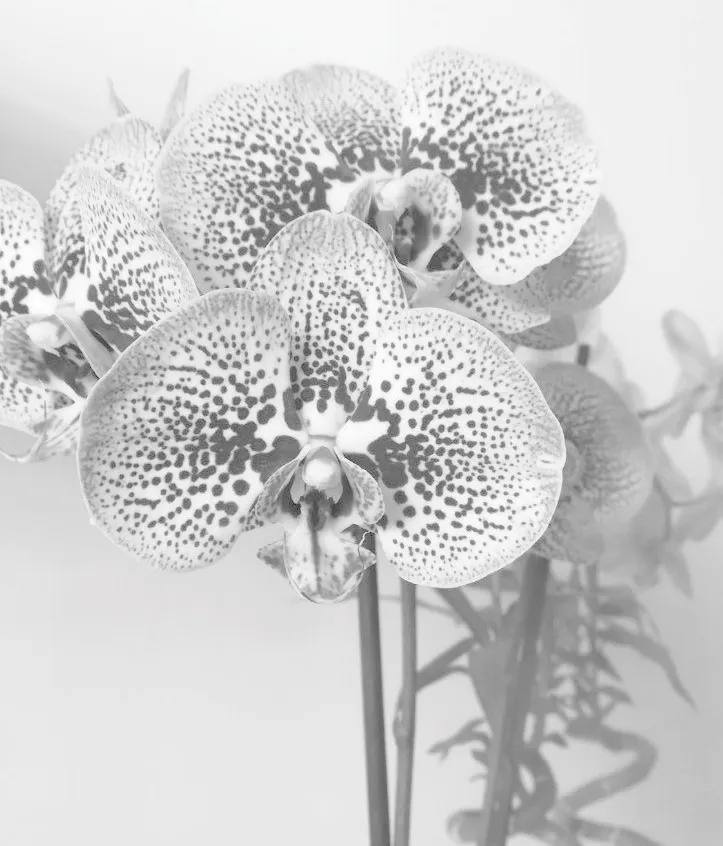
#> input picture Lab 2/inp_image.webp, 723 x 846 px
$ python histogramspec.py
#> lines starting #> are read from the running program, lines starting #| are printed output that depends on the picture
import cv2
import numpy as np
import matplotlib.pyplot as plt


def get_cumulative(histogram):
    cumulative = np.cumsum(histogram, dtype=np.float32)
    return cumulative / histogram.sum()


def get_hist_map(inp_histogram, ref_histogram):
    pix_map = np.zeros(256)

    k = 0
    for i, val in enumerate(inp_histogram):
        while k < 255 and ref_histogram[k] < val:
            k += 1

        pix_map[i] = k

    return np.array(pix_map, dtype=np.uint8)


def map_image(image, image_map):
    new_img = np.zeros_like(image, dtype=np.uint8)
    r, c = image.shape

    for i in range(r):
        for j in range(c):
            new_img[i, j] = image_map[image[i, j]]

    return new_img


def histogram_specification(inp_image, ref_image):
    inp_pixels = np.array(inp_image, dtype=np.uint8).ravel()
    ref_pixels = np.array(ref_image, dtype=np.uint8).ravel()

    inp_hist = np.histogram(inp_pixels, 255, [0, 255])[0]
    ref_hist = np.histogram(ref_pixels, 255, [0, 255])[0]

    inp_c = get_cumulative(inp_hist)
    ref_c = get_cumulative(ref_hist)

    img_map = get_hist_map(inp_c, ref_c)

    return map_image(inp_image, img_map)


inp_img = cv2.imread('inp_image.webp', 0)
#> inp_img: shape (846, 723); min 21, max 255, mean 205.5
ref_img = cv2.imread('ref_image.webp', 0)
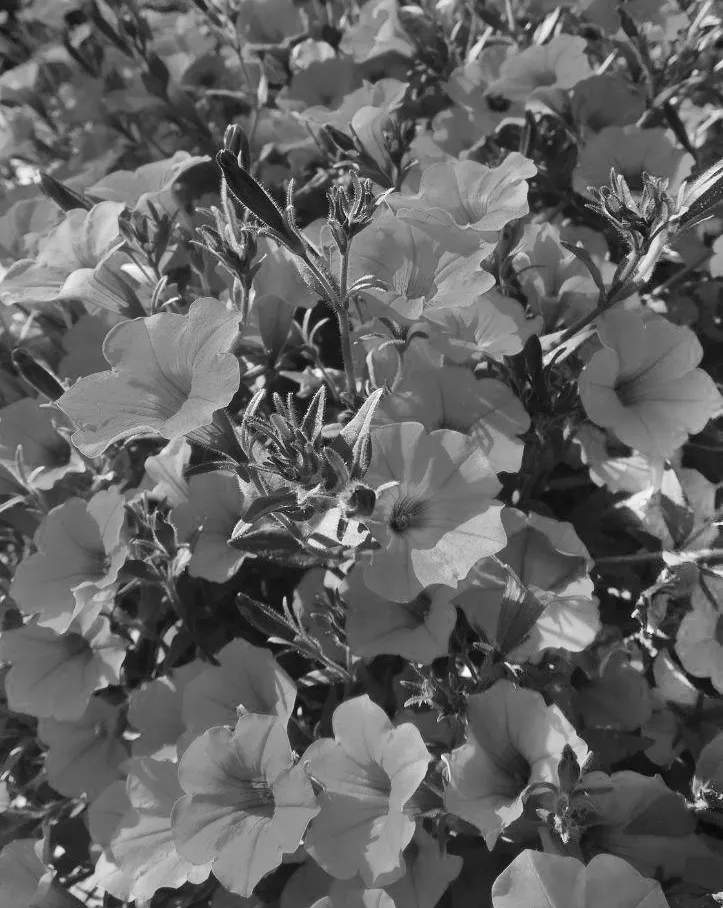
#> input picture Lab 2/ref_image.webp, 723 x 908 px
#> ref_img: shape (908, 723); min 0, max 255, mean 98.8

new_img = histogram_specification(inp_img, ref_img)
#> in histogram_specification, `inp_hist = np.histogram(inp_pixels, 255, [0, 255])[0]`: inp_hist = 255 values, max 45035 at index 232, min 0 at index 0, mean 2398.7
#> in histogram_specification, `ref_hist = np.histogram(ref_pixels, 255, [0, 255])[0]`: ref_hist = 255 values, max 8092 at index 104, min 0 at index 4, mean 2574.4
#> in get_cumulative, `cumulative = np.cumsum(histogram, dtype=np.float32)`: cumulative = 255 values from 0 to 611658
#> in histogram_specification, `inp_c = get_cumulative(inp_hist)`: inp_c = 255 values from 0 to 1
#> in histogram_specification, `ref_c = get_cumulative(ref_hist)`: ref_c = 255 values from 3.05e-06 to 1
#> the loop in get_hist_map, `for i, val in enumerate(inp_histogram):` made 255 passes
#> val on passes 1 to 3: 0, 0, 0
#> after the loop in get_hist_map, `for i, val in enumerate(inp_histogram):`: k = 254; pix_map = 256 values, max 254 at index 254, min 0 at index 0, mean 48.23
#> in histogram_specification, `img_map = get_hist_map(inp_c, ref_c)`: img_map has the same summary as pix_map in get_hist_map
#> after the loop in map_image, `for i in range(r):`:
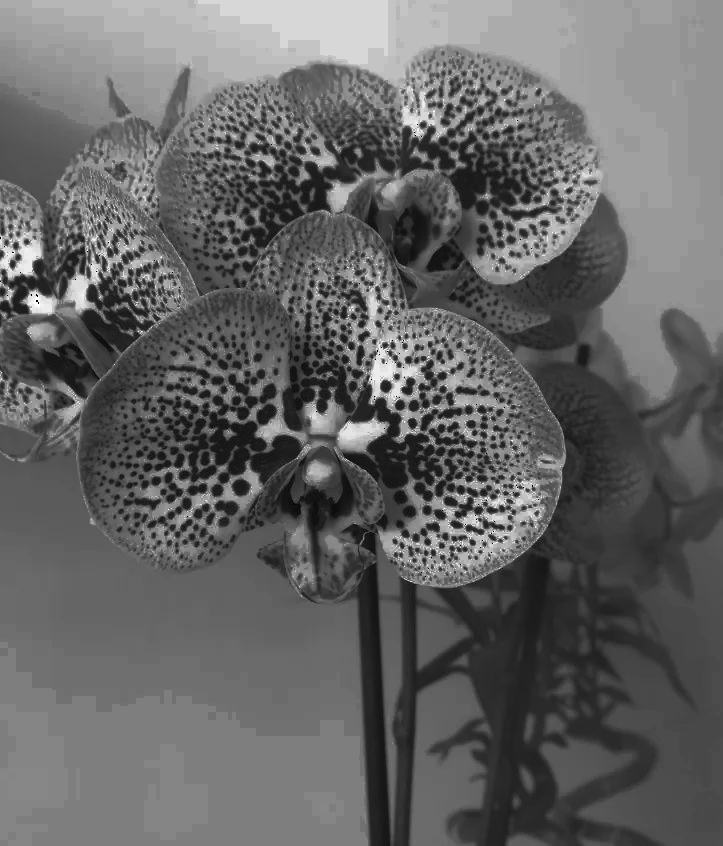
#> new_img: shape (846, 723); min 0, max 254, mean 100.5

fig, ax = plt.subplots(3, 2, figsize=(10, 10))

for i, (title, img) in enumerate([('Input', inp_img), ('Reference', ref_img), ('Histogram Matched', new_img)]):
    ax[i, 0].imshow(img, cmap='gray')
    ax[i, 0].set_xticks([])
    ax[i, 0].set_yticks([])
    ax[i, 0].set_title(f'{title} Image')
    ax[i, 1].plot(cv2.calcHist([img], [0], None, [255], [0, 255]))
    ax[i, 1].set_title(f'Histogram - {title} Image')
#> this loop made 3 passes
#> title on passes 1 to 3: 'Input', 'Reference', 'Histogram Matched'

plt.tight_layout()
plt.show()
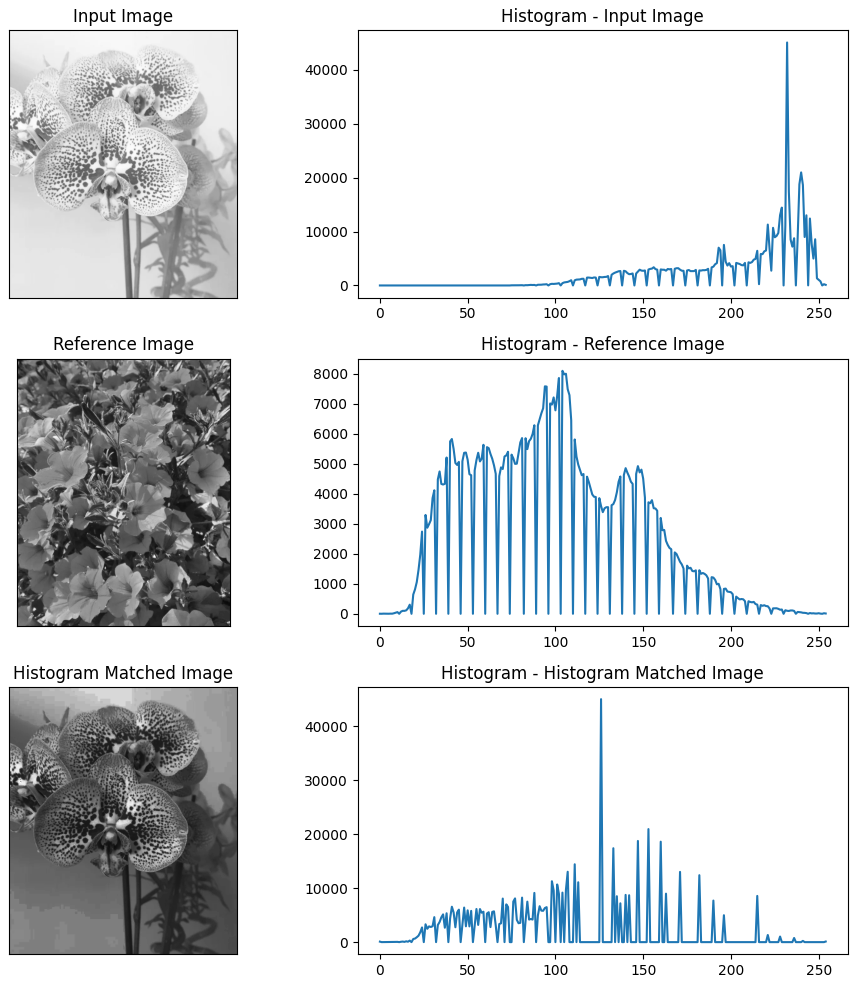
#> figure drawn by matplotlib, 6 panels; panel 2: curve peaks at x = 232, y = 45035; panel 4: curve peaks at x = 104, y = 8092; panel 6: curve peaks at x = 126, y = 45035
